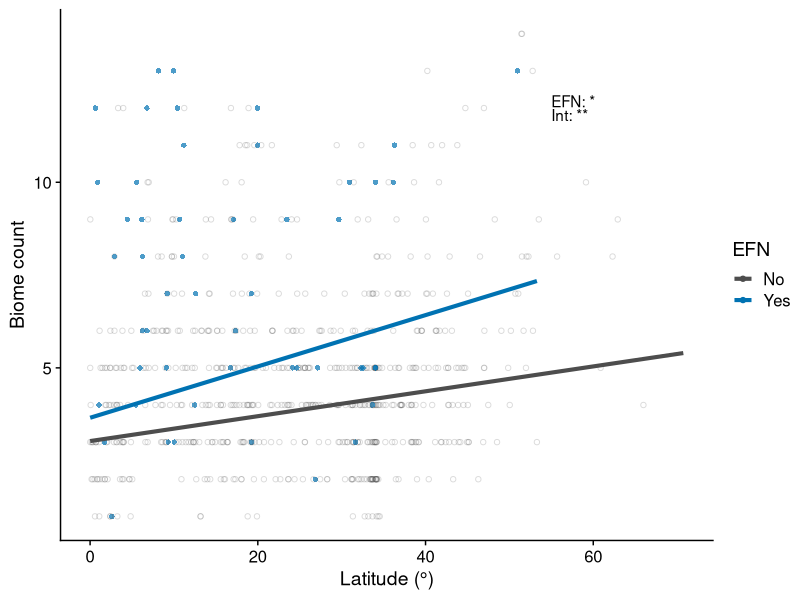
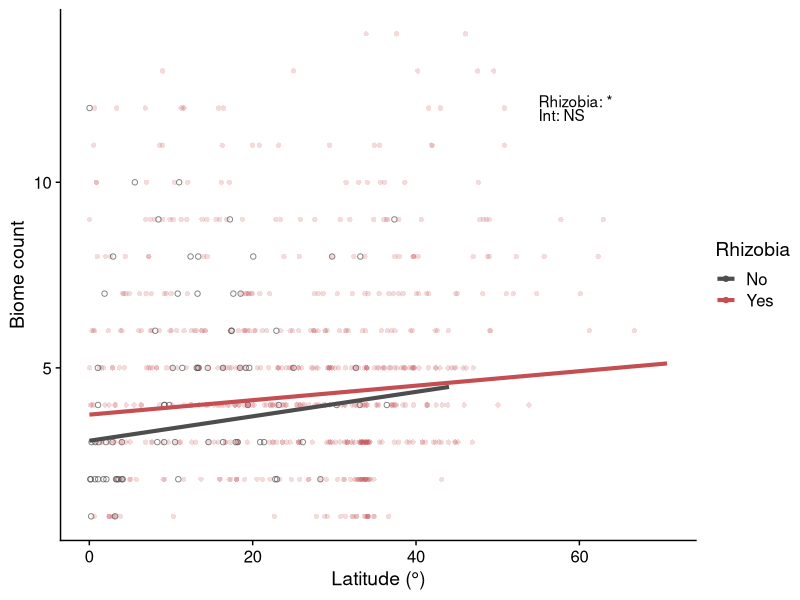
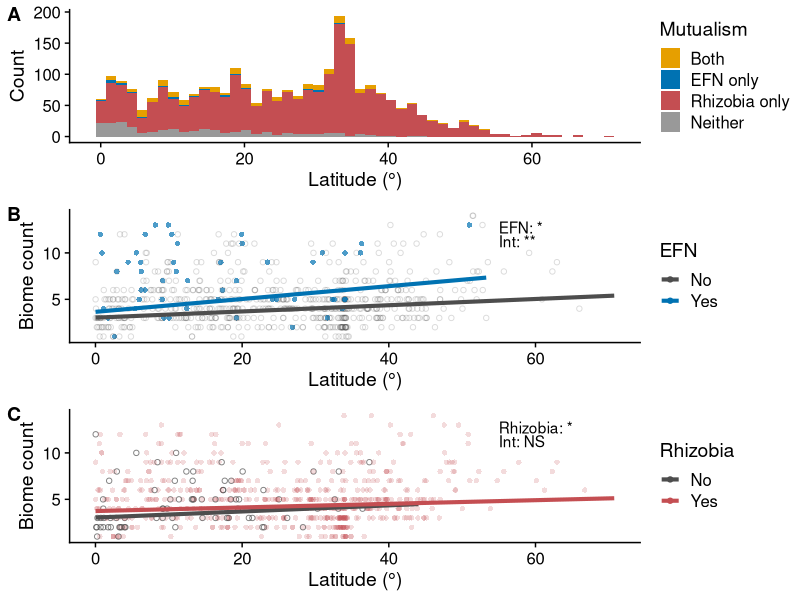

These charts were generated, in order, by the following R code: (Note: this script raises an error after producing the figures.)
#Packages
library(tidyverse)
library(cowplot)
library(here)
library(ggeffects)

#Read in data
data <- read.csv("data/pgls_species_data.csv")

#Make sure factors are factors
data$EFN <- as.factor(data$EFN)
data$fixer <- as.factor(data$fixer)
data$abs_med_lat <- as.numeric(data$abs_med_lat)

#Read in model predictions from script 08
EFN_biome_means <- read.csv(here("tables/biome_EFN_predictions.csv"))
fixer_biome_means <- read.csv(here("tables/biome_fixer_predictions.csv"))
biome_stats <- read.csv(here("tables/biome_number_output_table.csv"))

#Set seed for reproducibility
set.seed(10)

#Make sure group is a factor
EFN_biome_means$group <- as.factor(EFN_biome_means$group)

#Calculate max latitude for each group
max_noEFN <- max(data[data$EFN == 0, "abs_med_lat"])
max_EFN <- max(data[data$EFN == 1, "abs_med_lat"])

#Set position of p-values inset
x_pos <- 55
y_pos <- 12

#Extract p-values from model results for plotting asterixes on figure
sig_EFN <- ifelse(biome_stats[biome_stats$X == "EFN1", "p.value"] <= 0.05 & biome_stats[biome_stats$X == "EFN1", "p.value"] >= 0.01, "*", 
                  ifelse(biome_stats[biome_stats$X == "EFN1", "p.value"] <= 0.01 & biome_stats[biome_stats$X == "EFN1", "p.value"] >= 0.001, "**", 
                         ifelse(biome_stats[biome_stats$X == "EFN1", "p.value"] <= 0.001, "***", 
                  "NS")))
sig_EFNint <- ifelse(biome_stats[biome_stats$X == "EFN1:abs_med_lat", "p.value"] <= 0.05 & biome_stats[biome_stats$X == "EFN1:abs_med_lat", "p.value"] >= 0.01, "*", 
                     (ifelse(biome_stats[biome_stats$X == "EFN1:abs_med_lat", "p.value"] <= 0.01 & biome_stats[biome_stats$X == "EFN1:abs_med_lat", "p.value"] >= 0.001, "**", 
                            (ifelse(biome_stats[biome_stats$X == "EFN1:abs_med_lat", "p.value"] <= 0.001, "***", 
                     "NS")))))
sig_fix <- ifelse(biome_stats[biome_stats$X == "fixer1", "p.value"] <= 0.05 & biome_stats[biome_stats$X == "fixer1", "p.value"] >= 0.01, "*", 
                  ifelse(biome_stats[biome_stats$X == "fixer1", "p.value"] <= 0.01 & biome_stats[biome_stats$X == "fixer1", "p.value"] >= 0.001, "**", 
                         ifelse(biome_stats[biome_stats$X == "fixer1", "p.value"] <= 0.001, "***", 
                                "NS")))
sig_fixint <- ifelse(biome_stats[biome_stats$X == "abs_med_lat:fixer1", "p.value"] <= 0.05 & biome_stats[biome_stats$X == "abs_med_lat:fixer1", "p.value"] >= 0.01, "*", 
                     (ifelse(biome_stats[biome_stats$X == "abs_med_lat:fixer1", "p.value"] <= 0.01 & biome_stats[biome_stats$X == "abs_med_lat:fixer1", "p.value"] >= 0.001, "**", 
                             (ifelse(biome_stats[biome_stats$X == "abs_med_lat:fixer1", "p.value"] <= 0.001, "***", 
                                     "NS")))))

#Make figure
p1 <- ggplot()+
  geom_point(data=data %>% slice_sample(prop = 0.25), aes(x=abs_med_lat, y=num_biome, color=EFN, alpha=EFN, shape=EFN), size=1.5)+
  theme_cowplot()+
  scale_alpha_manual(values=c(0.2, 0.7), guide="none")+
  scale_shape_manual(values = c("1" = 16, "0"   = 1), guide="none")+
  scale_colour_manual(values=c("#4D4D4D", "#0072B2"), labels=c("No", "Yes"))+
  ylab("Biome count")+
  xlab("Latitude (\u00B0)")+
  geom_line(data=EFN_biome_means %>% filter(!(group=="0" & x>max_noEFN)) %>% filter(!(group=="1" & x > max_EFN)), aes(x=x, y=predicted, colour=group), linewidth=1.4)+
  annotate("text", label=paste0("EFN: ", sig_EFN, "\nInt: ", sig_EFNint), x=x_pos, y=y_pos, lineheight = .75, hjust=0)
p1

#Make sure group is a factor
fixer_biome_means$group <- as.factor(fixer_biome_means$group)

#Calculate max latitude for each group
max_nofixer <- max(data[data$fixer == 0, "abs_med_lat"])
max_fixer <- max(data[data$fixer == 1, "abs_med_lat"])

#Make figure
p2 <- ggplot()+
  geom_point(data=data %>% slice_sample(prop = 0.25), aes(x=abs_med_lat, y=num_biome, color=fixer, alpha=fixer, shape=fixer), size=1.5)+
  theme_cowplot()+
  scale_alpha_manual(values=c(0.7, 0.2), guide="none")+
  scale_shape_manual(values = c("1" = 16, "0"   = 1), guide="none")+
  scale_colour_manual(values=c("#4D4D4D", "#C44E52"), labels=c("No", "Yes"))+
  ylab("Biome count")+
  xlab("Latitude (\u00B0)")+
  labs(colour="Rhizobia")+
  geom_line(data=fixer_biome_means %>% filter(!(group=="0" & x>max_nofixer)) %>% filter(!(group=="1" & x > max_fixer)), aes(x=x, y=predicted, colour=group), linewidth=1.4)+
  annotate("text", label=paste0("Rhizobia: ", sig_fix, "\nInt: ", sig_fixint), x=x_pos, y=y_pos, lineheight = .75, hjust=0)
p2

# Make histogram showing distribution of species by latitude and mutualism ----
data$Mutualism<-ifelse(data$EFN=="1" & data$fixer=="0", "EFN",
                       ifelse(data$EFN=="0" & data$fixer=="1", "rhizobia",
                              ifelse(data$EFN=="1" & data$fixer=="1", "both", "none")))

#Make figure
p3 <-data %>% 
  mutate(Mutualism=fct_relevel(Mutualism, "both", "EFN", "rhizobia", "none")) %>% 
  ggplot(aes(x=abs_med_lat))+
  geom_histogram(aes(fill=Mutualism), color = NA, bins=50)+
  theme_cowplot()+
  xlab("Latitude (\u00B0)")+
  ylab("Count")+
  scale_fill_manual(values=c("#E69F00", "#0072B2", "#C44E52", "#999999"), labels=c("Both", "EFN only", "Rhizobia only", "Neither"))


#Make multi-panel plot
p4 <- cowplot::plot_grid(p3, p1, p2, nrow=3, align = "v", axis = "lr", labels=c("AUTO"))
p4

#Save final Figure 2
save_plot("figures/Figure2.pdf", p4, base_height = 8, base_width = 6)
